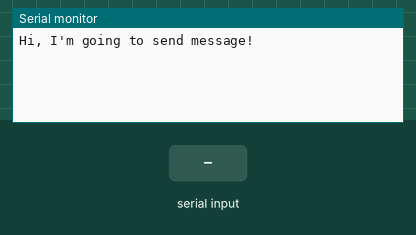
This sketch was run on a simulated Arduino Uno, built with avr-gcc and run on an emulated ATmega328P. Shown: the last lines printed to the serial monitor. The test bench sets the inputs (shaded band).

Above: at 1.7 s.
1.8 s: "1" received over the second serial link
At 3.0 s:
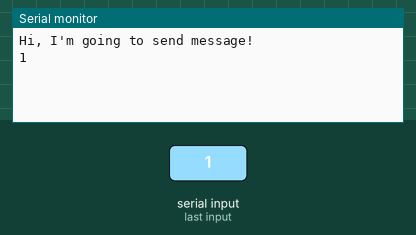
3.5 s: "0" received over the second serial link
At 4.7 s:
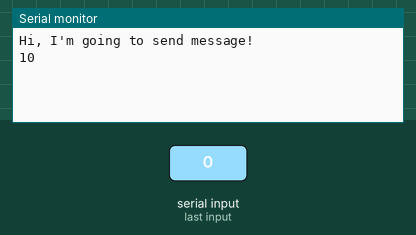

Measured:
- after the input at 1.8 s, the serial monitor: prints a new line after 0.26 s (image 1)
- after the input at 3.5 s, the serial monitor: prints a new line after 0.11 s (image 2)

The sketch:

send.ino
```cpp
/*
 * LoRa E22
 * Start device or reset to send a message
 * https://www.mischianti.org
 *
 * E22        ----- Arduino UNO
 * M0         ----- GND
 * M1         ----- GND
 * TX         ----- PIN D4
 * RX         ----- PIN D5
 * AUX        ----- Not connected
 * VCC        ----- 3.3v/5v
 * GND        ----- GND
 *
 */
#include "Arduino.h"

#include <SoftwareSerial.h>

SoftwareSerial mySerial(4, 5); // Arduino RX --> e22 TX - Arduino TX --> e22 RX

void setup() {
  Serial.begin(9600);
  delay(500);

  Serial.println("Hi, I'm going to send message!");

  mySerial.begin(9600);
  mySerial.println("Hello, world?");
}

void loop() {
  mySerial.println("Hello, world?");
  delay(500);
  if (mySerial.available()) {
    Serial.write(mySerial.read());
  }
  if (Serial.available()) {
    mySerial.write(Serial.read());
  }

}
```
